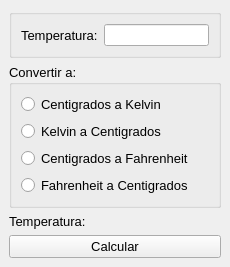
<?xml version="1.0" encoding="UTF-8"?>
<ui version="4.0">
 <class>MainWindow</class>
 <widget class="QMainWindow" name="MainWindow">
  <property name="geometry">
   <rect>
    <x>0</x>
    <y>0</y>
    <width>230</width>
    <height>250</height>
   </rect>
  </property>
  <property name="windowTitle">
   <string>Conversor</string>
  </property>
  <widget class="QWidget" name="centralwidget">
   <layout class="QVBoxLayout" name="verticalLayout_2">
    <item>
     <widget class="QGroupBox" name="groupBox">
      <property name="title">
       <string/>
      </property>
      <layout class="QHBoxLayout" name="horizontalLayout">
       <item>
        <widget class="QLabel" name="label">
         <property name="font">
          <font>
           <pointsize>10</pointsize>
          </font>
         </property>
         <property name="text">
          <string>Temperatura:</string>
         </property>
        </widget>
       </item>
       <item>
        <widget class="QLineEdit" name="lineEdit"/>
       </item>
      </layout>
     </widget>
    </item>
    <item>
     <widget class="QGroupBox" name="groupBox_2">
      <property name="font">
       <font>
        <pointsize>10</pointsize>
       </font>
      </property>
      <property name="title">
       <string>Convertir a:</string>
      </property>
      <layout class="QVBoxLayout" name="verticalLayout">
       <item>
        <widget class="QRadioButton" name="centi_kelvin">
         <property name="text">
          <string>Centigrados a Kelvin</string>
         </property>
        </widget>
       </item>
       <item>
        <widget class="QRadioButton" name="kelvin_centi">
         <property name="text">
          <string>Kelvin a Centigrados</string>
         </property>
        </widget>
       </item>
       <item>
        <widget class="QRadioButton" name="centi_fahr">
         <property name="text">
          <string>Centigrados a Fahrenheit</string>
         </property>
        </widget>
       </item>
       <item>
        <widget class="QRadioButton" name="fahr_centi">
         <property name="text">
          <string>Fahrenheit a Centigrados</string>
         </property>
        </widget>
       </item>
      </layout>
     </widget>
    </item>
    <item>
     <widget class="QLabel" name="lbl_temperatura">
      <property name="font">
       <font>
        <pointsize>10</pointsize>
       </font>
      </property>
      <property name="text">
       <string>Temperatura:</string>
      </property>
     </widget>
    </item>
    <item>
     <widget class="QPushButton" name="btn_calcular">
      <property name="font">
       <font>
        <pointsize>10</pointsize>
       </font>
      </property>
      <property name="text">
       <string>Calcular</string>
      </property>
     </widget>
    </item>
   </layout>
  </widget>
 </widget>
 <resources/>
 <connections/>
</ui>
